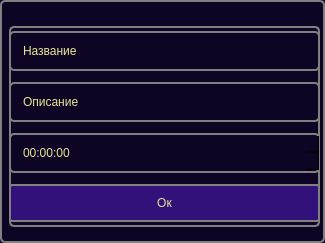
<?xml version="1.0" encoding="UTF-8"?>
<ui version="4.0">
 <class>Form</class>
 <widget class="QWidget" name="Form">
  <property name="geometry">
   <rect>
    <x>0</x>
    <y>0</y>
    <width>325</width>
    <height>243</height>
   </rect>
  </property>
  <property name="windowTitle">
   <string>Form</string>
  </property>
  <property name="styleSheet">
   <string notr="true">color: #E6E697;
border: 2px solid gray;
padding: 10px;
border-radius: 5px;
background-color: #0e0524;</string>
  </property>
  <widget class="QWidget" name="layoutWidget">
   <property name="geometry">
    <rect>
     <x>9</x>
     <y>26</y>
     <width>311</width>
     <height>201</height>
    </rect>
   </property>
   <layout class="QVBoxLayout" name="verticalLayout">
    <item>
     <widget class="QLineEdit" name="le_name">
      <property name="styleSheet">
       <string notr="true">color: #E6E697;
border: 2px solid gray;
padding: 10px;
bord</string>
      </property>
      <property name="text">
       <string>Название</string>
      </property>
     </widget>
    </item>
    <item>
     <widget class="QLineEdit" name="le_desc">
      <property name="styleSheet">
       <string notr="true">color: #E6E697;
border: 2px solid gray;
padding: 10px;
bord</string>
      </property>
      <property name="text">
       <string>Описание</string>
      </property>
     </widget>
    </item>
    <item>
     <widget class="QTimeEdit" name="timeEdit"/>
    </item>
    <item>
     <widget class="QPushButton" name="btn_ok">
      <property name="styleSheet">
       <string notr="true">QPushButton:hover
{
 background-color: #2a0f66;
}
QPushButton
{
	background-color:#32127a;
	border-radius: 3;
}</string>
      </property>
      <property name="text">
       <string>Ок</string>
      </property>
     </widget>
    </item>
   </layout>
  </widget>
 </widget>
 <resources/>
 <connections/>
</ui>
